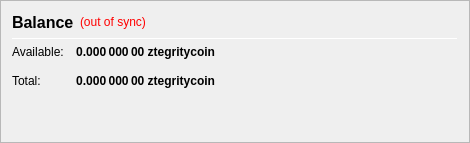
                   <widget class="QFrame" name="frame_CombinedBalances">
                    <property name="minimumSize">
                     <size>
                      <width>470</width>
                      <height>0</height>
                     </size>
                    </property>
                    <property name="frameShape">
                     <enum>QFrame::StyledPanel</enum>
                    </property>
                    <property name="frameShadow">
                     <enum>QFrame::Raised</enum>
                    </property>
                    <layout class="QVBoxLayout" name="verticalLayout_5">
                     <item>
                      <layout class="QHBoxLayout" name="horizontalLayout_5" stretch="0,0,0">
                       <item>
                        <widget class="QLabel" name="label_5z">
                         <property name="minimumSize">
                          <size>
                           <width>0</width>
                           <height>20</height>
                          </size>
                         </property>
                         <property name="font">
                          <font>
                           <pointsize>12</pointsize>
                           <weight>75</weight>
                           <bold>true</bold>
                          </font>
                         </property>
                         <property name="toolTip">
                          <string>Balance (including unconfirmed and immature coins)</string> <!--Combined-->
                         </property>
                         <property name="text">
                          <string>Balance</string> <!--Combined-->
                         </property>
                        </widget>
                       </item>
                       <item>
                        <widget class="QLabel" name="labelWalletStatus">
                         <property name="cursor">
                          <cursorShape>WhatsThisCursor</cursorShape>
                         </property>
                         <property name="toolTip">
                          <string>The displayed information may be out of date. Your wallet automatically synchronizes with the ztegritycoin network after a connection is established, but this process has not completed yet.</string>
                         </property>
                         <property name="styleSheet">
                          <string notr="true">QLabel { color: red; }</string>
                         </property>
                         <property name="text">
                          <string notr="true">(out of sync)</string>
                         </property>
                         <property name="alignment">
                          <set>Qt::AlignLeading|Qt::AlignLeft|Qt::AlignVCenter</set>
                         </property>
                        </widget>
                       </item>
                       <item>
                        <spacer name="horizontalSpacer_1">
                         <property name="orientation">
                          <enum>Qt::Horizontal</enum>
                         </property>
                         <property name="sizeHint" stdset="0">
                          <size>
                           <width>40</width>
                           <height>20</height>
                          </size>
                         </property>
                        </spacer>
                       </item>
                      </layout>
                     </item>
                     <item>
                      <widget class="Line" name="line_CombinedBalance">
                       <property name="minimumSize">
                        <size>
                         <width>0</width>
                         <height>1</height>
                        </size>
                       </property>
                       <property name="maximumSize">
                        <size>
                         <width>16777215</width>
                         <height>1</height>
                        </size>
                       </property>
                       <property name="orientation">
                        <enum>Qt::Horizontal</enum>
                       </property>
                      </widget>
                     </item>
                     <item>
                      <layout class="QGridLayout" name="gridLayout_3">
                       <property name="spacing">
                        <number>12</number>
                       </property>
                       <item row="1" column="0">
                        <widget class="QLabel" name="labelBalanceTextz">
                         <property name="text">
                          <string>Available:</string>
                         </property>
                        </widget>
                       </item>
                       <item row="1" column="1">
                        <widget class="QLabel" name="labelBalancez">
                         <property name="font">
                          <font>
                           <weight>75</weight>
                           <bold>true</bold>
                          </font>
                         </property>
                         <property name="cursor">
                          <cursorShape>IBeamCursor</cursorShape>
                         </property>
                         <property name="toolTip">
                          <string>Your current spendable balance</string>
                         </property>
                         <property name="text">
                          <string notr="true">0.000 000 00 ztegritycoin</string>
                         </property>
                         <property name="alignment">
                          <set>Qt::AlignRight|Qt::AlignTrailing|Qt::AlignVCenter</set>
                         </property>
                         <property name="textInteractionFlags">
                          <set>Qt::LinksAccessibleByMouse|Qt::TextSelectableByKeyboard|Qt::TextSelectableByMouse</set>
                         </property>
                        </widget>
                       </item>
                       <item row="2" column="0">
                        <widget class="QLabel" name="labelTotalTextz">
                         <property name="text">
                          <string>Total:</string>
                         </property>
                        </widget>
                       </item>
                       <item row="2" column="1">
                        <widget class="QLabel" name="labelTotalz">
                         <property name="font">
                          <font>
                           <weight>75</weight>
                           <bold>true</bold>
                          </font>
                         </property>
                         <property name="cursor">
                          <cursorShape>IBeamCursor</cursorShape>
                         </property>
                         <property name="toolTip">
                          <string>Total Balance, including all unavailable coins.</string>
                         </property>
                         <property name="text">
                          <string notr="true">0.000 000 00 ztegritycoin</string>
                         </property>
                         <property name="alignment">
                          <set>Qt::AlignRight|Qt::AlignTrailing|Qt::AlignVCenter</set>
                         </property>
                         <property name="textInteractionFlags">
                          <set>Qt::LinksAccessibleByMouse|Qt::TextSelectableByKeyboard|Qt::TextSelectableByMouse</set>
                         </property>
                        </widget>
                       </item>
                       <item row="2" column="3">
                        <spacer name="horizontalSpacer_2">
                         <property name="orientation">
                          <enum>Qt::Horizontal</enum>
                         </property>
                         <property name="sizeHint" stdset="0">
                          <size>
                           <width>40</width>
                           <height>20</height>
                          </size>
                         </property>
                        </spacer>
                       </item>
                      </layout>
                     </item>
                     <item>
                      <spacer name="verticalSpacer_1">
                       <property name="orientation">
                        <enum>Qt::Vertical</enum>
                       </property>
                       <property name="sizeHint" stdset="0">
                        <size>
                         <width>20</width>
                         <height>40</height>
                        </size>
                       </property>
                      </spacer>
                     </item>
                    </layout>
                   </widget>
